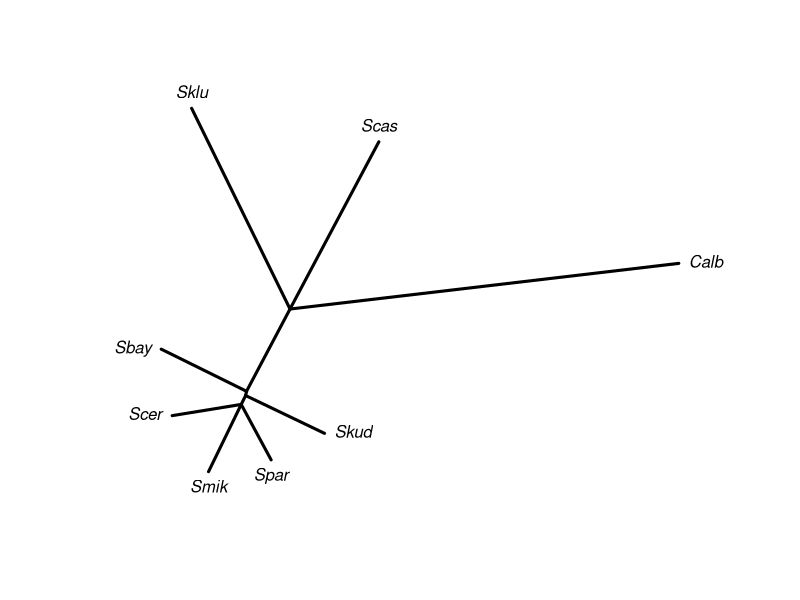

Write the R code that produced this figure.
library(phangorn)


### Name: splitsNetwork
### Title: Phylogenetic Network
### Aliases: splitsNetwork
### Keywords: cluster

### ** Examples


data(yeast)
dm <- dist.ml(yeast)
fit <- splitsNetwork(dm)
net <- as.networx(fit)
plot(net, "2D")
write.nexus.splits(fit)
